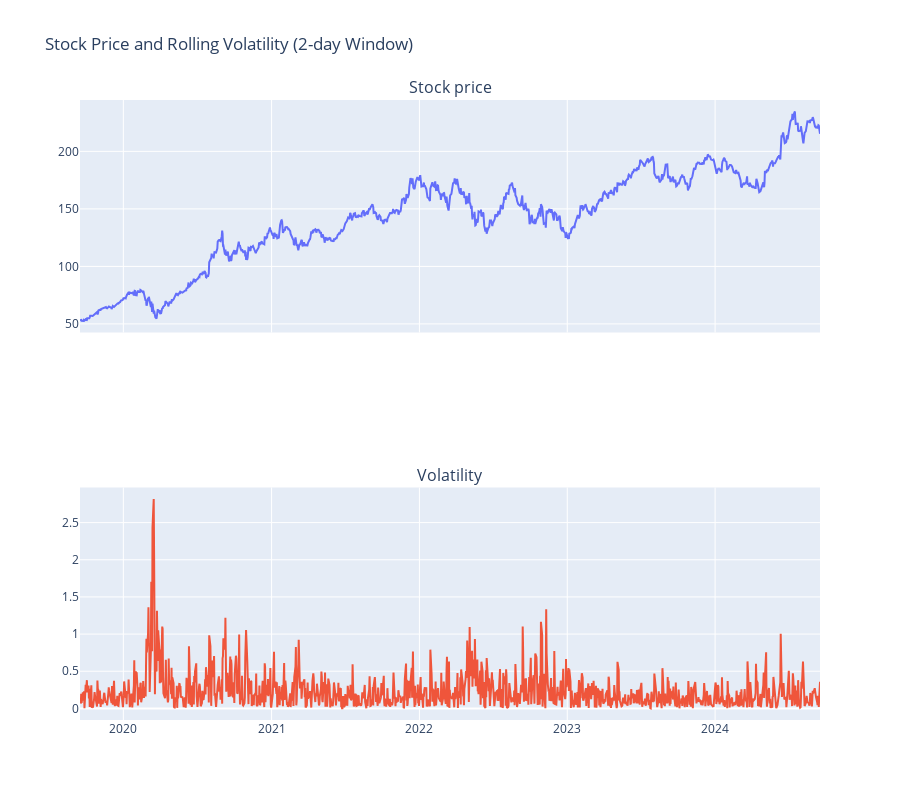

The notebook cell this image was saved under:
### Markdown cell above
### 3.2 Rough Volatility Aspect

To capture a more dynamic view of volatility that adjusts to recent market movements, we compute rolling volatility.
This measure, calculated as the standard deviation of log returns over a fixed window of time (e.g., 2 days), provides a time-varying estimate of volatility. The rolling volatility highlights the rough aspects of volatility by reflecting short-term fluctuations in stock prices.

Using a rolling window of 2 days, we can observe how volatility changes with recent price movements. However, this approach would be even more insightful with intra-day data and a smaller rolling window, which could reveal finer details of volatility patterns. While rough volatility is an interesting concept and offers deeper insights into market behavior, it is beyond the scope of this notebook.

Here’s how to compute and plot the 2-day rolling volatility:

### Code cell
# If we have access to intra-day data (minute-by-minute or hourly prices), that will show even more granularity
WINDOW_SIZE: int = 2

# Compute rolling volatility with a 2-day window
rolling_volatility = np.sqrt(252 * log_returns.rolling(window=WINDOW_SIZE).var())

# Plot stock price and rolling volatility
fig = make_subplots(rows=2, cols=1, subplot_titles=["Stock price", "Volatility"], shared_xaxes=True)
fig.add_trace(go.Scatter(x=closes.index, y=closes, name="Stock price"), row=1, col=1)
fig.add_trace(go.Scatter(x=rolling_volatility.index, y=rolling_volatility, name="Volatility"), row=2, col=1)
fig.update_layout(title="Stock Price and Rolling Volatility (2-day Window)", height=800, showlegend=False)
fig.show()

### Figure 1 — Plotly figure (JSON) as saved in the notebook; plotly's stock layout.template omitted (floating-point values rounded to 4 significant figures; data arrays with more than 128 entries replaced by an {"elided": "..."} marker saying what was removed)
{"data": [{"name": "Stock price", "type": "scatter", "x": {"elided": "1259 str values"}, "xaxis": "x", "y": {"elided": "1259 float values"}, "yaxis": "y"}, {"name": "Volatility", "type": "scatter", "x": {"elided": "1258 str values"}, "xaxis": "x2", "y": {"elided": "1258 float values"}, "yaxis": "y2"}], "layout": {"annotations": [{"font": {"size": 16}, "showarrow": false, "text": "Stock price", "x": 0.5, "xanchor": "center", "xref": "paper", "y": 1, "yanchor": "bottom", "yref": "paper"}, {"font": {"size": 16}, "showarrow": false, "text": "Volatility", "x": 0.5, "xanchor": "center", "xref": "paper", "y": 0.375, "yanchor": "bottom", "yref": "paper"}], "height": 800, "showlegend": false, "title": {"text": "Stock Price and Rolling Volatility (2-day Window)"}, "xaxis": {"anchor": "y", "domain": [0, 1], "matches": "x2", "showticklabels": false}, "xaxis2": {"anchor": "y2", "domain": [0, 1]}, "yaxis": {"anchor": "x", "domain": [0.625, 1]}, "yaxis2": {"anchor": "x2", "domain": [0, 0.375]}}}
